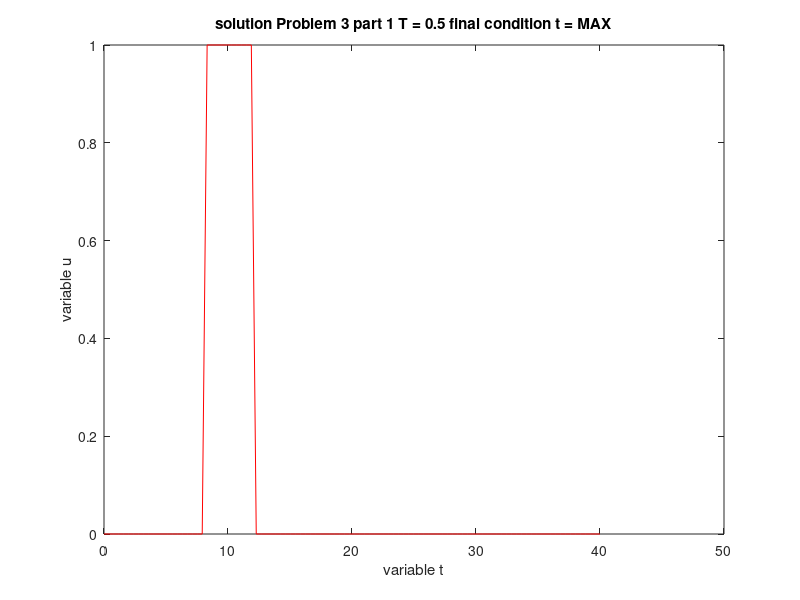
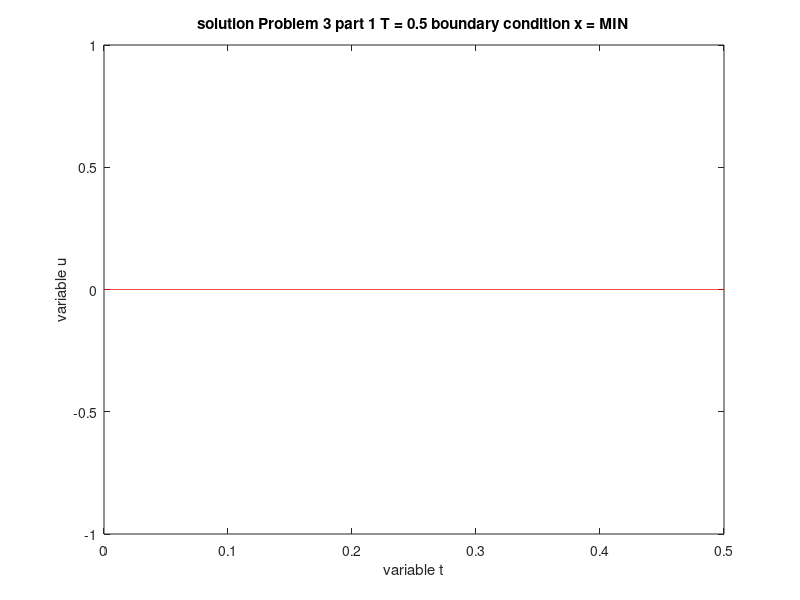
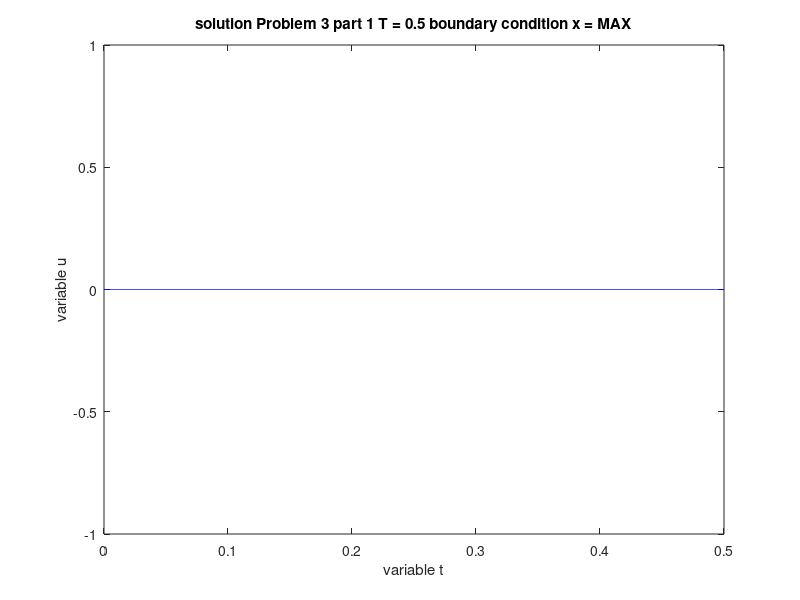
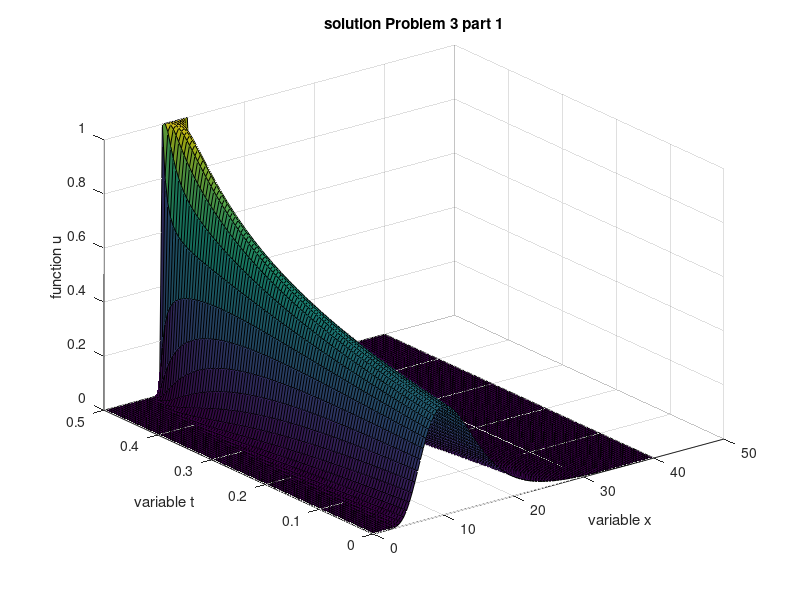

MATLAB code for these plots, in order: (Note: this script raises an error after producing the figures.)
x_0 = 0;  x_f = 40; %interval for x
t_0 = 0;  t_f = 0.5;  % interval for t 
sigma = 0.5;
r = 0.1; 
K = 10;

discretization_num_x = 100; % number of discretization 
discretization_num_t = 1999; % number of discretization
delta_x = (x_f - x_0)/(discretization_num_x+1); % delta x
delta_t = (t_f - t_0)/(discretization_num_t+1); % delta y

% definition of the x-values on axis
x(1) = x_0;
for q = 2:discretization_num_x + 2
    x(q) = x(q-1) + delta_x;   
end;

% definition of the t-values on axis
t(1) = t_0;
for q = 2:discretization_num_t + 2
    t(q) = t(q-1) + delta_t; 
end;


% Final bs-condition definition
for i = 1:discretization_num_x + 2;
    if (x(i)<=8 || x(i)>=12)
    u(discretization_num_t+2,i) = 0;
    else
    u(discretization_num_t+2,i) = 1;
    end;
end;
figure; plot(x, u(discretization_num_t+2,:), 'r'); xlabel('variable t'); ylabel('variable u'); title('solution Problem 3 part 1 T = 0.5 final condition t = MAX');


% dirichlet boundaries
for n = 1:discretization_num_t + 2;
   u(n,1) = 0;  % Go through all values of u for given x = x_0
   u(n,discretization_num_x + 2) = 0;
end;
figure; plot(t,u(:,1),'r');  xlabel('variable t'); ylabel('variable u'); title('solution Problem 3 part 1 T = 0.5 boundary condition x = MIN'); 
figure; plot(t,u(:,discretization_num_x + 2), 'b'); xlabel('variable t'); ylabel('variable u'); title('solution Problem 3 part 1 T = 0.5 boundary condition x = MAX');


% till this moment we have defined u(1,:), u(:,1), u(:,end) (defining all
% the surface including boundary conditions implementation - discretized)
for n = discretization_num_t+2:-1:2
    for i = 2:discretization_num_x + 1
        u(n-1,i) = u(n,i)-delta_t*r*u(n,i)+(delta_t/(2*delta_x))*r*x(i)*(u(n,i+1)-u(n,i-1))+(delta_t/(2*delta_x^2))*(sigma^2)*(x(i)^2)*(u(n,i+1)-2*u(n,i)+u(n,i-1));
    end; 
end;
  

%plotting and normalizing vectors
for j=1:101                      
    W(j,:) = u(20*(j-1)+1,:);
    tnew(j) = t(20*(j-1)+1);
end;


%tnew = (1:101)*t/(101);
figure;
surfl(x,tnew,W,'light'); xlabel('variable x'); ylabel('variable t'); zlabel('function u'); title('solution Problem 3 part 1');   

figure; plot(x,u(1,:)); xlabel('variable x'); ylabel('variable t'); zlabel('function u'); title('u(t,x) when t = 0');
figure; plot(x,u(discretization_num_t+2,:)); xlabel('variable x'); ylabel('variable t'); zlabel('function u'); title('u(t,x) when t = T'); 
display(showsolutionInPoint(10, t_0, u, x_0, delta_x, t_0, delta_t));